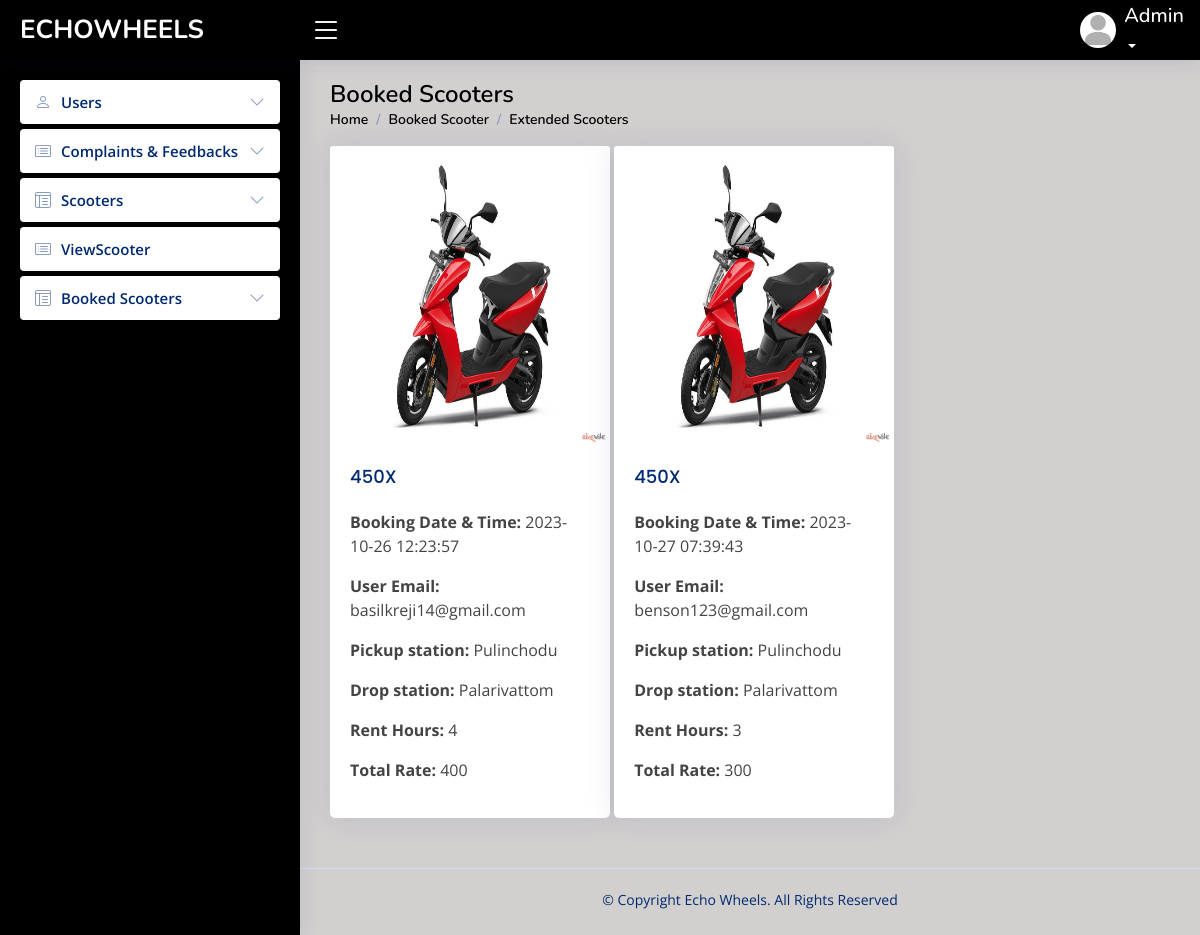
The page /admin/extendbookedscooter.php on the database as committed earlier.
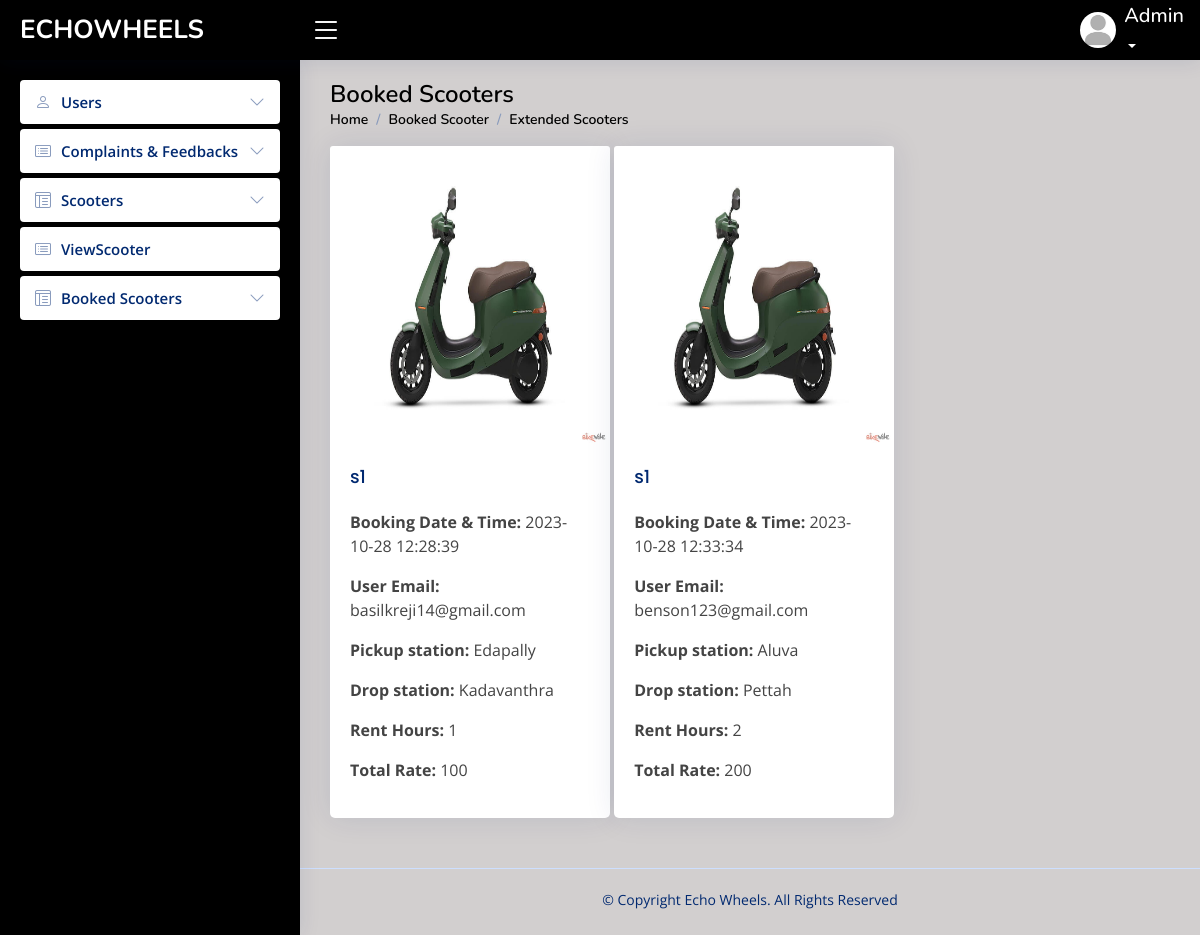
The same page on the database as committed later.
### tables this page shows
CREATE TABLE `extendbooking` (
  `extend_id` int(50) NOT NULL,
  `booking_id` int(50) NOT NULL,
  `scooter_name` varchar(50) NOT NULL,
  `scooter_id` varchar(50) NOT NULL,
  `scooter_rate` varchar(50) NOT NULL,
  `user_name` varchar(50) NOT NULL,
  `user_email` varchar(50) NOT NULL,
  `pickup_station` varchar(50) NOT NULL,
  `drop_station` varchar(50) NOT NULL,
  `booking_date` datetime NOT NULL,
  `extend_rent_hour` time NOT NULL,
  `extend_total` varchar(50) NOT NULL,
  `extend_payment` int(11) NOT NULL,
  `status` int(11) NOT NULL
);

CREATE TABLE `product` (
  `product_id` int(40) NOT NULL,
  `image` varchar(50) NOT NULL DEFAULT 'default.jpg',
  `scooter_name` varchar(50) NOT NULL,
  `scooter_category` varchar(50) NOT NULL,
  `scooter_model_year` varchar(50) NOT NULL,
  `scooter_brand` varchar(50) NOT NULL,
  `scooter_plate_number` varchar(50) NOT NULL,
  `color` varchar(50) NOT NULL,
  `stock` varchar(50) NOT NULL,
  `description` varchar(50) NOT NULL,
  `amount` varchar(30) NOT NULL
);

### connect.php (called while the page is built, shortened)
<?php
$dbname="echowheels";
$conn=mysqli_connect("localhost","root","",$dbname);
function select_data($sql)
{
  global $conn;
  $res = mysqli_query($conn, $sql);
  if ($res)
    return $res;
  else
    return False;
}
?>

### admin/extendbookedscooter.php (the view, shortened to what this page needs)
<?php
include("header.php");
?>
<main id="main" class="main">
    <div class="pagetitle">
      <h1>Booked Scooters</h1>
      <nav>
        <ol class="breadcrumb">
          <li class="breadcrumb-item"><a href="viewscooter.php">Home</a></li>
          <li class="breadcrumb-item">Booked Scooter</li>
          <li class="breadcrumb-item active">Extended Scooters</li>
        </ol>
      </nav>
    </div>
    <?php
            $sql="select * from extendbooking where status=1" ;
            $res=select_data($sql);
            while($arr=mysqli_fetch_assoc($res)){
            $scooterid=$arr['scooter_id'];
            $sql1 = "select * from product where product_id=$scooterid";
            $res1 = select_data($sql1);
            $row1 = mysqli_fetch_assoc($res1)
            ?>
             <div class="col-md-4" style="margin:0px;display: inline-block;">
                    <div class="card">
                        <img class="card-img-top" src="../admin/uploads/products/<?php echo $row1['image']; ?>" alt="Card image cap" style="height: 300px;">
                        <div class="card-body">
                        <h5 class="card-title"><?php echo $arr['scooter_name']; ?></h5>
                        <p class="card-text"><b>Booking Date & Time:</b> <?php echo $arr['booking_date']; ?></p>
                        <p class="card-text"><b>User Email:</b> <?php echo $arr['user_email']; ?></p>
                        <p class="card-text"><b>Pickup station:</b> <?php echo $arr['pickup_station']; ?></p>
                            <p class="card-text"><b>Drop station:</b> <?php echo $arr['drop_station']; ?></p>
                            <p class="card-text"><b>Rent Hours:</b> <?php echo (int)$arr['extend_rent_hour']; ?></p>
                            <p class="card-text"><b>Total Rate:</b> <?php echo $arr['extend_total']; ?></p>
                            </div>
                    </div>
                </div>
            <?php
            }
            ?>
    </main>

Rows that differ between the two databases and show on the page:
removed extendbooking: product.image (picture), scooter_name "450X", booking_date "2023-10-26 12:23:57", user_email "basilkreji14@gmail.com", pickup_station "Pulinchodu", drop_station "Palarivattom", extend_rent_hour "4", extend_total "400"
removed extendbooking: product.image (picture), scooter_name "450X", booking_date "2023-10-27 07:39:43", user_email "benson123@gmail.com", pickup_station "Pulinchodu", drop_station "Palarivattom", extend_rent_hour "3", extend_total "300"
added extendbooking: product.image (picture), scooter_name "s1", booking_date "2023-10-28 12:28:39", user_email "basilkreji14@gmail.com", pickup_station "Edapally", drop_station "Kadavanthra", extend_rent_hour "1", extend_total "100"
added extendbooking: product.image (picture), scooter_name "s1", booking_date "2023-10-28 12:33:34", user_email "benson123@gmail.com", pickup_station "Aluva", drop_station "Pettah", extend_rent_hour "2", extend_total "200"
